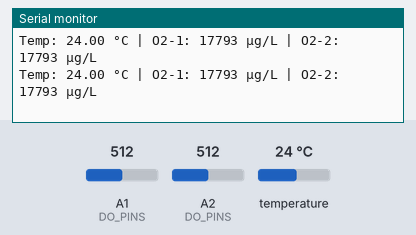
Bench run of a sketch on a simulated Arduino Uno, built with avr-gcc and run on an emulated ATmega328P. Parts: the last lines printed to the serial monitor. The test bench sets the inputs (shaded band); at power-on: temperature 24 °C, A1 (DO_PINS) = 512, A2 (DO_PINS) = 512.

Above: at 2.8 s.
2.9 s: temperature set to 12 °C
At 3.8 s:
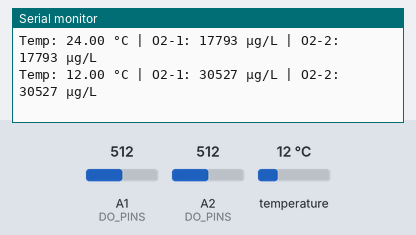
4.7 s: A1 (DO_PINS) set to 716
At 4.7 s:
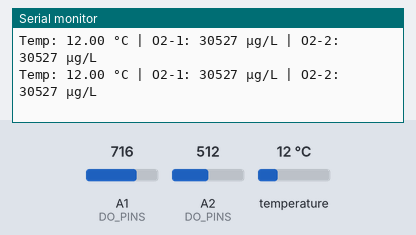
6.5 s: A2 (DO_PINS) set to 716
At 7.8 s:
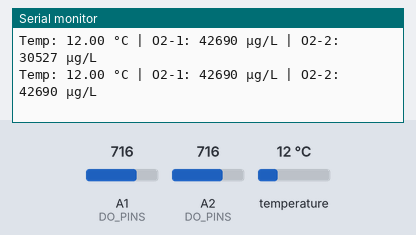
8.3 s: temperature set to 19 °C
At 8.7 s:
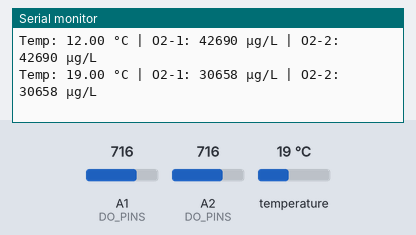
10.1 s: A1 (DO_PINS) set to 900
At 11.7 s:
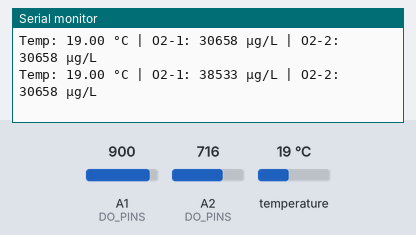
11.9 s: A2 (DO_PINS) set to 900
At 12.8 s:
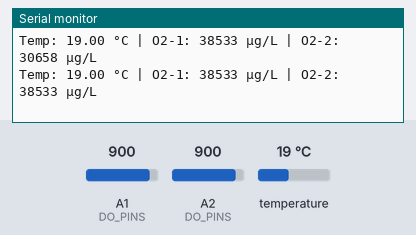
Timing chart, 0 to 14.7 s (numbered marks = the images above; inputs shaded):
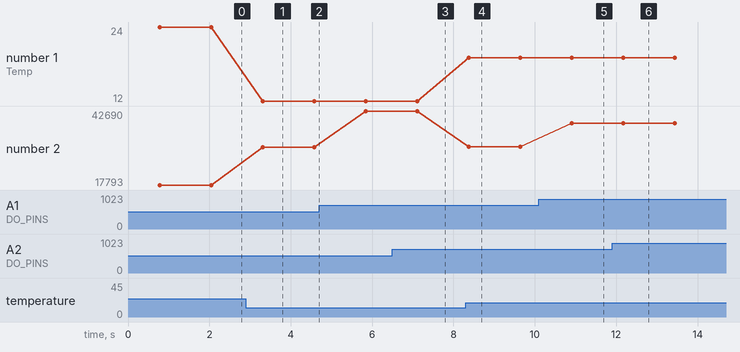

The sketch:

Mezclado_oxigeno.ino
```cpp
#include <Arduino.h>
#include <DallasTemperature.h>
#include <OneWire.h>
#include <Wire.h>

// ---------- Configuración de hardware ----------
#define ONE_WIRE_BUS 3     // DS18B20
OneWire oneWire(ONE_WIRE_BUS);
DallasTemperature sensors(&oneWire);

// Pines de los sensores de oxígeno (añade más si es necesario)
const uint8_t DO_PINS[] = {A1, A2};
const uint8_t NUM_DO    = sizeof(DO_PINS) / sizeof(DO_PINS[0]);

// ---------- Calibración ----------
#define VREF 5000      // mV
#define ADC_RES 1024
const float ADC_TO_MV = VREF / float(ADC_RES); // constante de conversión

#define CAL1_V 1220    // mV
#define CAL1_T 40.0    // °C
#define CAL2_V 766     // mV
#define CAL2_T 16.44   // °C
const float PRESSURE_CORRECTION = 0.771f;

// Tabla de saturación (µg/L) indexada por temperatura entera
const uint16_t DO_Table[41] = {
  14460,14220,13820,13440,13090,12740,12420,12110,11810,11530,
  11260,11010,10770,10530,10300,10080,9860,9660,9460,9270,
  9080,8900,8730,8570,8410,8250,8110,7960,7820,7690,
  7560,7430,7300,7180,7070,6950,6840,6730,6630,6530,6410
};

// ---------- Funciones ----------
float leerTemperatura() {
  sensors.requestTemperatures();
  return sensors.getTempCByIndex(0);
}

int16_t readDO(uint32_t voltage_mv, uint8_t temperature_c) {
  uint16_t V_sat = (uint16_t)(
      (temperature_c - CAL2_T) *
      (CAL1_V - CAL2_V) / (CAL1_T - CAL2_T) + CAL2_V);
  return voltage_mv * DO_Table[temperature_c] / V_sat;
}

uint16_t leerSensorDO(uint8_t pin, uint8_t tempC) {
  uint16_t raw = analogRead(pin);
  uint32_t volt = uint32_t(raw * ADC_TO_MV);
  uint16_t value = readDO(volt, tempC);
  return (uint16_t)(value * PRESSURE_CORRECTION);
}

void setup() {
  Serial.begin(9600);
  sensors.begin();
  Wire.begin();
}

void loop() {
  // 1. Temperatura (una sola vez por ciclo)
  float temp = leerTemperatura();
  uint8_t tempInt = uint8_t(temp + 0.5);

  // 2. Lectura de todos los sensores DO
  Serial.print("Temp: ");
  Serial.print(temp, 2);
  Serial.print(" °C");

  for (uint8_t i = 0; i < NUM_DO; i++) {
    uint16_t doValue = leerSensorDO(DO_PINS[i], tempInt);
    Serial.print(" | O2-");
    Serial.print(i + 1);
    Serial.print(": ");
    Serial.print(doValue);
    Serial.print(" µg/L");
  }

  Serial.println();
  delay(500); // muestreo cada segundo
}
```

Measured:
- after the input at 2.9 s, the serial monitor: prints a new line after 0.41 s (image 1)
- after the input at 6.5 s, the serial monitor: prints a new line after 0.61 s (image 3)
- after the input at 8.3 s, the serial monitor: prints a new line after 0.08 s (image 4)
- after the input at 10.1 s, the serial monitor: prints a new line after 0.81 s (image 5)
- after the input at 11.9 s, the serial monitor: prints a new line after 0.27 s (image 6)
- plotted number 1: 24 → 12 after the input at 2.9 s, 12 → 19 after the input at 8.3 s
- plotted number 2: 17793 → 30527 after the input at 2.9 s, 30527 → 42690 after the input at 4.7 s, 42690 → 30658 after the input at 8.3 s, 30658 → 38533 after the input at 10.1 s
